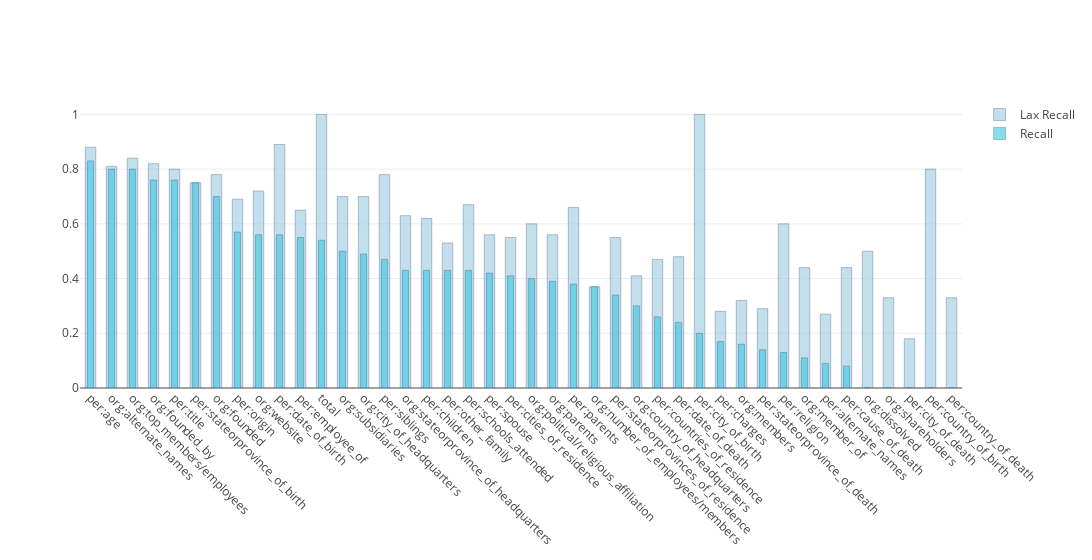

The cell this chart's notebook holds for it:
### Code cell
import plotly.graph_objs as go

trace1 = go.Bar(
    x=[stat[0] for stat in stats],
    y=[stat[2] for stat in stats],
    name='Lax Recall',
    width=0.5,
    marker=dict(
        color='rgb(158,202,225)',
        line=dict(
            color='rgb(8,48,107)',
            width=0.5),
        ),
    opacity=0.6
)
trace2 = go.Bar(
    x=[stat[0] for stat in stats],
    y=[stat[1] for stat in stats],
    name='Recall',
    width=0.3,
    marker=dict(
        color='rgb(58,200,225)',
        line=dict(
            color='rgb(8,48,107)',
            width=0.5),
        ),
    opacity=0.6
)

data = [trace1, trace2]
layout = go.Layout(
    barmode='overlay',
    width=1200,
    xaxis = go.layout.XAxis(
        tickangle = 45,
        automargin = True
        
    )
    
        
)

fig = go.Figure(data=data, layout=layout)
iplot(fig)

### Figure 1 — Plotly figure (JSON) as saved in the notebook; plotly's stock layout.template omitted (floating-point values rounded to 4 significant figures)
{"data": [{"marker": {"color": "rgb(158,202,225)", "line": {"color": "rgb(8,48,107)", "width": 0.5}}, "name": "Lax Recall", "opacity": 0.6, "type": "bar", "uid": "e329b215-84d0-4123-a697-4124d1e4326d", "width": 0.5, "x": ["per:age", "org:alternate_names", "org:top_members/employees", "org:founded_by", "per:title", "per:stateorprovince_of_birth", "org:founded", "per:origin", "org:website", "per:date_of_birth", "per:employee_of", "total", "org:subsidiaries", "org:city_of_headquarters", "per:siblings", "org:stateorprovince_of_headquarters", "per:children", "per:other_family", "per:schools_attended", "per:spouse", "per:cities_of_residence", "org:political/religious_affiliation", "org:parents", "per:parents", "org:number_of_employees/members", "per:stateorprovinces_of_residence", "org:country_of_headquarters", "per:countries_of_residence", "per:date_of_death", "per:city_of_birth", "per:charges", "org:members", "per:stateorprovince_of_death", "per:religion", "org:member_of", "per:alternate_names", "per:cause_of_death", "org:dissolved", "org:shareholders", "per:city_of_death", "per:country_of_birth", "per:country_of_death"], "y": [0.88, 0.81, 0.84, 0.82, 0.8, 0.75, 0.78, 0.69, 0.72, 0.89, 0.65, 1, 0.7, 0.7, 0.78, 0.63, 0.62, 0.53, 0.67, 0.56, 0.55, 0.6, 0.56, 0.66, 0.37, 0.55, 0.41, 0.47, 0.48, 1, 0.28, 0.32, 0.29, 0.6, 0.44, 0.27, 0.44, 0.5, 0.33, 0.18, 0.8, 0.33]}, {"marker": {"color": "rgb(58,200,225)", "line": {"color": "rgb(8,48,107)", "width": 0.5}}, "name": "Recall", "opacity": 0.6, "type": "bar", "uid": "6884c64e-32e5-4f40-b60a-0ee09119cc4d", "width": 0.3, "x": ["per:age", "org:alternate_names", "org:top_members/employees", "org:founded_by", "per:title", "per:stateorprovince_of_birth", "org:founded", "per:origin", "org:website", "per:date_of_birth", "per:employee_of", "total", "org:subsidiaries", "org:city_of_headquarters", "per:siblings", "org:stateorprovince_of_headquarters", "per:children", "per:other_family", "per:schools_attended", "per:spouse", "per:cities_of_residence", "org:political/religious_affiliation", "org:parents", "per:parents", "org:number_of_employees/members", "per:stateorprovinces_of_residence", "org:country_of_headquarters", "per:countries_of_residence", "per:date_of_death", "per:city_of_birth", "per:charges", "org:members", "per:stateorprovince_of_death", "per:religion", "org:member_of", "per:alternate_names", "per:cause_of_death", "org:dissolved", "org:shareholders", "per:city_of_death", "per:country_of_birth", "per:country_of_death"], "y": [0.83, 0.8, 0.8, 0.76, 0.76, 0.75, 0.7, 0.57, 0.56, 0.56, 0.55, 0.54, 0.5, 0.49, 0.47, 0.43, 0.43, 0.43, 0.43, 0.42, 0.41, 0.4, 0.39, 0.38, 0.37, 0.34, 0.3, 0.26, 0.24, 0.2, 0.17, 0.16, 0.14, 0.13, 0.11, 0.09, 0.08, 0, 0, 0, 0, 0]}], "layout": {"barmode": "overlay", "width": 1200, "xaxis": {"automargin": true, "tickangle": 45}}}
